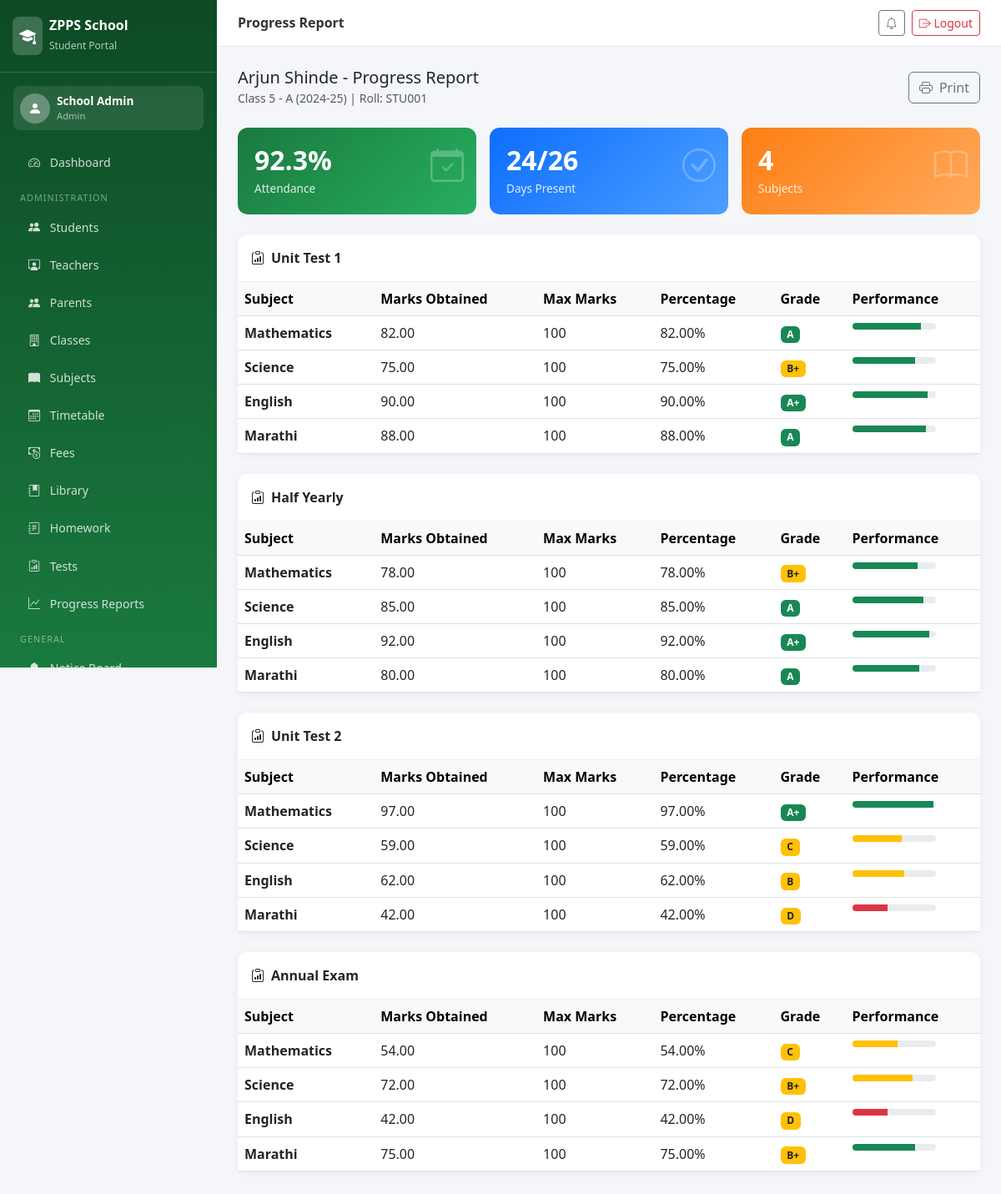
Screenshot of /report/student/1/ (signed in) with the database file from the repository.
### portal/models.py (models this page shows, shortened)
class Student(models.Model):
    GENDER_CHOICES = [('M', 'Male'), ('F', 'Female'), ('O', 'Other')]
    user = models.OneToOneField(User, on_delete=models.CASCADE)
    roll_number = models.CharField(max_length=20, unique=True)
    student_class = models.ForeignKey(Class, on_delete=models.SET_NULL, null=True)
    date_of_birth = models.DateField()
    gender = models.CharField(max_length=1, choices=GENDER_CHOICES)
    phone = models.CharField(max_length=15, blank=True)
    address = models.TextField(blank=True)
    parent_name = models.CharField(max_length=100)
    parent_phone = models.CharField(max_length=15)
    admission_date = models.DateField(auto_now_add=True)
    photo = models.ImageField(upload_to='student_photos/', blank=True, null=True)
    is_active = models.BooleanField(default=True)

class Class(models.Model):
    name = models.CharField(max_length=20)  # e.g. "Class 5"
    section = models.CharField(max_length=5, default='A')
    academic_year = models.CharField(max_length=10, default='2024-25')
    def __str__(self):
        return f"{self.name} - {self.section} ({self.academic_year})"
    class Meta:
        verbose_name_plural = "Classes"

class ExamType(models.Model):
    name = models.CharField(max_length=50)  # e.g. "Term 1", "Half Yearly"
    academic_year = models.CharField(max_length=10)

class Subject(models.Model):
    name = models.CharField(max_length=100)
    code = models.CharField(max_length=10)
    student_class = models.ForeignKey(Class, on_delete=models.CASCADE)
    teacher = models.ForeignKey(Teacher, on_delete=models.SET_NULL, null=True, blank=True, related_name='subjects')
    max_marks = models.IntegerField(default=100)

class Mark(models.Model):
    student = models.ForeignKey(Student, on_delete=models.CASCADE)
    subject = models.ForeignKey(Subject, on_delete=models.CASCADE)
    exam_type = models.ForeignKey(ExamType, on_delete=models.CASCADE)
    marks_obtained = models.DecimalField(max_digits=5, decimal_places=2)
    max_marks = models.IntegerField(default=100)
    entered_by = models.ForeignKey(Teacher, on_delete=models.SET_NULL, null=True, related_name='entered_marks')
    entered_on = models.DateTimeField(auto_now_add=True)
    class Meta:
        unique_together = ('student', 'subject', 'exam_type')
    def percentage(self):
        return round((self.marks_obtained / self.max_marks) * 100, 2)
    def grade(self):
        p = self.percentage()
        if p >= 90: return 'A+'
        elif p >= 80: return 'A'
        elif p >= 70: return 'B+'
        elif p >= 60: return 'B'
        elif p >= 50: return 'C'
        elif p >= 35: return 'D'
        return 'F'

### portal/views.py (the view)
# urls.py: path('report/student/<int:student_id>/', views.progress_report, name='student_progress'),
@login_required
def progress_report(request, student_id=None):
    role = get_user_role(request.user)
    if role == 'student':
        student = request.user.student
    elif role == 'parent':
        student = request.user.parent.student
    elif role in ['admin', 'teacher'] and student_id:
        student = get_object_or_404(Student, pk=student_id)
    else:
        return redirect('dashboard')
    exam_types = ExamType.objects.all()
    marks_data = {}
    subjects = Subject.objects.filter(student_class=student.student_class)
    for et in exam_types:
        marks_data[et.name] = {}
        for sub in subjects:
            try:
                m = Mark.objects.get(student=student, subject=sub, exam_type=et)
                marks_data[et.name][sub.name] = {
                    'marks': m.marks_obtained, 'max': m.max_marks,
                    'pct': m.percentage(), 'grade': m.grade()
                }
            except Mark.DoesNotExist:
                marks_data[et.name][sub.name] = None
    total_days = Attendance.objects.filter(student=student).count()
    present_days = Attendance.objects.filter(student=student, status='P').count()
    att_pct = round(present_days / total_days * 100, 1) if total_days > 0 else 0
    return render(request, 'portal/progress_report.html', {
        'student': student, 'exam_types': exam_types,
        'subjects': subjects, 'marks_data': marks_data,
        'total_days': total_days, 'present_days': present_days,
        'att_pct': att_pct, 'role': role
    })

### portal/views.py (called while the page is built, shortened)
def get_user_role(user):
    if user.is_superuser or hasattr(user, 'groups') and user.groups.filter(name='Admin').exists():
        if user.is_superuser:
            return 'admin'

### templates/portal/progress_report.html (shortened to what this page needs)
{% extends 'portal/base.html' %}
{% block page_title %}Progress Report{% endblock %}
{% block content %}
<div class="d-flex justify-content-between align-items-center mb-4">
    <div>
        <h5 class="mb-0">{{ student.user.get_full_name }} - Progress Report</h5>
        <small class="text-muted">{{ student.student_class }} | Roll: {{ student.roll_number }}</small>
    </div>
    <button onclick="window.print()" class="btn btn-outline-secondary"><i class="bi bi-printer me-2"></i>Print</button>
</div>
<div class="row g-3 mb-4">
    <div class="col-sm-4">
        <div class="stat-card" style="background:linear-gradient(135deg,#1a7a3e,#27ae60)">
            <i class="bi bi-calendar-check stat-icon"></i>
            <h3>{{ att_pct }}%</h3><p>Attendance</p>
        </div>
    </div>
    <div class="col-sm-4">
        <div class="stat-card" style="background:linear-gradient(135deg,#0d6efd,#4d9fff)">
            <i class="bi bi-check-circle stat-icon"></i>
            <h3>{{ present_days }}/{{ total_days }}</h3><p>Days Present</p>
        </div>
    </div>
    <div class="col-sm-4">
        <div class="stat-card" style="background:linear-gradient(135deg,#fd7e14,#ffaa5c)">
            <i class="bi bi-book stat-icon"></i>
            <h3>{{ subjects.count }}</h3><p>Subjects</p>
        </div>
    </div>
</div>
{% for exam_name, subject_marks in marks_data.items %}
<div class="card mb-4">
    <div class="card-header py-3"><i class="bi bi-clipboard-data me-2"></i>{{ exam_name }}</div>
    <div class="card-body p-0">
        <div class="table-responsive">
            <table class="table table-hover mb-0">
                <thead class="table-light">
                    <tr><th>Subject</th><th>Marks Obtained</th><th>Max Marks</th><th>Percentage</th><th>Grade</th><th>Performance</th></tr>
                </thead>
                <tbody>
                    {% for sub_name, data in subject_marks.items %}
                    <tr>
                        <td><strong>{{ sub_name }}</strong></td>
                        {% if data %}
                        <td>{{ data.marks }}</td>
                        <td>{{ data.max }}</td>
                        <td>{{ data.pct }}%</td>
                        <td>
                            <span class="badge bg-{% if data.grade == 'A+' or data.grade == 'A' %}success{% elif data.grade == 'F' %}danger{% else %}warning text-dark{% endif %}">{{ data.grade }}</span>
                        </td>
                        <td>
                            <div class="progress" style="height:8px;width:100px;">
                                <div class="progress-bar bg-{% if data.pct >= 75 %}success{% elif data.pct >= 50 %}warning{% else %}danger{% endif %}" style="width:{{ data.pct }}%"></div>
                            </div>
                        </td>
                        {% else %}
                        <td colspan="5" class="text-muted small">Not yet entered</td>
                        {% endif %}
                    </tr>
                    {% endfor %}
                </tbody>
            </table>
        </div>
    </div>
</div>
{% empty %}
<div class="alert alert-info">No exam data available yet.</div>
{% endfor %}
{% endblock %}

### templates/portal/base.html (shortened to what this page needs)
<!DOCTYPE html>
<html lang="en">
<head>
    <link href="https://cdn.jsdelivr.net/npm/bootstrap@5.3.0/dist/css/bootstrap.min.css" rel="stylesheet">
    <link href="https://cdn.jsdelivr.net/npm/bootstrap-icons@1.11.0/font/bootstrap-icons.css" rel="stylesheet">
</head>
<body>
<nav class="sidebar" id="sidebar">
    <div class="sidebar-brand">
        <div class="d-flex align-items-center gap-2">
            <div style="background:rgba(255,255,255,0.2);border-radius:8px;padding:8px;">
                <i class="bi bi-mortarboard-fill text-white fs-5"></i>
            </div>
            <div><h5>ZPPS School</h5><small>Student Portal</small></div>
        </div>
    </div>
    {% if user.is_authenticated %}
    <div class="p-3">
        <div class="d-flex align-items-center gap-2 p-2" style="background:rgba(255,255,255,0.1);border-radius:8px;">
            <div style="background:rgba(255,255,255,0.3);border-radius:50%;width:36px;height:36px;display:flex;align-items:center;justify-content:center;">
                <i class="bi bi-person-fill text-white"></i>
            </div>
            <div>
                <div style="color:#fff;font-size:0.85rem;font-weight:600;">{{ user.get_full_name|default:user.username }}</div>
                <div style="color:rgba(255,255,255,0.6);font-size:0.7rem;">
                    {% if user.is_superuser %}Admin{% else %}{% if user.teacher %}Teacher{% else %}{% if user.student %}Student{% else %}{% if user.parent %}Parent{% endif %}{% endif %}{% endif %}{% endif %}
                </div>
            </div>
        </div>
    </div>
    <ul class="nav flex-column px-1 pb-4">
        <li><a class="nav-link" href="{% url 'dashboard' %}"><i class="bi bi-speedometer2"></i> Dashboard</a></li>
        {% if user.is_superuser %}
        <li><div class="nav-section">Administration</div></li>
        <li><a class="nav-link" href="{% url 'manage_students' %}"><i class="bi bi-people-fill"></i> Students</a></li>
        <li><a class="nav-link" href="{% url 'manage_teachers' %}"><i class="bi bi-person-workspace"></i> Teachers</a></li>
        <li><a class="nav-link" href="{% url 'manage_parents' %}"><i class="bi bi-people-fill"></i> Parents</a></li>
        <li><a class="nav-link" href="{% url 'manage_classes' %}"><i class="bi bi-building"></i> Classes</a></li>
        <li><a class="nav-link" href="{% url 'manage_subjects' %}"><i class="bi bi-book-fill"></i> Subjects</a></li>
        <li><a class="nav-link" href="{% url 'view_timetable' %}"><i class="bi bi-calendar3"></i> Timetable</a></li>
        <li><a class="nav-link" href="{% url 'manage_fees' %}"><i class="bi bi-cash-coin"></i> Fees</a></li>
        <li><a class="nav-link" href="{% url 'library' %}"><i class="bi bi-journal-bookmark-fill"></i> Library</a></li>
        <li><a class="nav-link" href="{% url 'homework' %}"><i class="bi bi-journal-text"></i> Homework</a></li>
        <li><a class="nav-link" href="{% url 'class_tests' %}"><i class="bi bi-clipboard-data"></i> Tests</a></li>
        <li><a class="nav-link" href="{% url 'all_progress' %}"><i class="bi bi-graph-up"></i> Progress Reports</a></li>
        {% endif %}
        <li><div class="nav-section">General</div></li>
        <li><a class="nav-link" href="{% url 'notice_board' %}"><i class="bi bi-bell-fill"></i> Notice Board</a></li>
    </ul>
    {% endif %}
</nav>
<div class="main-content">
    <div class="topbar">
        <div class="d-flex align-items-center gap-3">
            <h6>{% block page_title %}ZPPS Portal{% endblock %}</h6>
        </div>
        <div class="d-flex align-items-center gap-2">
            <a href="{% url 'notice_board' %}" class="btn btn-sm btn-outline-secondary"><i class="bi bi-bell"></i></a>
            <a href="{% url 'logout' %}" class="btn btn-sm btn-outline-danger"><i class="bi bi-box-arrow-right"></i> Logout</a>
        </div>
    </div>
    <div class="page-body">
        {% block content %}{% endblock %}
    </div>
</div>
</body>
</html>

### templates/portal/base.html (style rules this page uses)
:root { --zpps-green: #1a7a3e; --zpps-light: #e8f5ee; --zpps-dark: #0d4a25; --sidebar-width: 260px; }
body { background: #f4f6f9; font-family: 'Segoe UI', sans-serif; }
.sidebar { width: var(--sidebar-width); height: 100vh; background: linear-gradient(180deg, var(--zpps-dark) 0%, var(--zpps-green) 100%); position: fixed; top: 0; left: 0; z-index: 1000; overflow-y: auto; overflow-x: hidden; }
.sidebar-brand { padding: 20px 15px; border-bottom: 1px solid rgba(255,255,255,0.15); }
.sidebar-brand h5 { color: #fff; font-weight: 700; margin: 0; font-size: 1rem; }
.sidebar-brand small { color: rgba(255,255,255,0.7); font-size: 0.75rem; }
.sidebar .nav-link { color: rgba(255,255,255,0.8); padding: 10px 20px; border-radius: 8px; margin: 2px 10px; transition: all 0.2s; font-size: 0.88rem; }
.sidebar .nav-link i { width: 20px; margin-right: 8px; }
.nav-section { color: rgba(255,255,255,0.45); font-size: 0.68rem; text-transform: uppercase; padding: 12px 20px 4px; letter-spacing: 1px; }
.main-content { margin-left: var(--sidebar-width); }
.topbar { background: #fff; padding: 12px 25px; border-bottom: 1px solid #e2e8f0; display: flex; align-items: center; justify-content: space-between; position: sticky; top: 0; z-index: 100; }
.topbar h6 { margin: 0; font-weight: 600; color: #333; }
.page-body { padding: 25px; }
.card { border: none; border-radius: 12px; box-shadow: 0 2px 10px rgba(0,0,0,0.06); }
.card-header { background: #fff; border-bottom: 1px solid #f0f0f0; font-weight: 600; border-radius: 12px 12px 0 0 !important; }
.stat-card { border-radius: 12px; padding: 20px; color: #fff; position: relative; overflow: hidden; }
.stat-card .stat-icon { font-size: 2.5rem; opacity: 0.25; position: absolute; right: 15px; top: 15px; }
.stat-card h3 { font-size: 2rem; font-weight: 700; margin: 0; }
.stat-card p { margin: 5px 0 0; opacity: 0.85; font-size: 0.85rem; }

### rows the page displays
Student: user.get_full_name "Arjun Shinde", student_class "Class 5 - A (2024-25)", roll_number "STU001"
ExamType: marks_data "Unit Test 1"
Subject: subject_marks "Mathematics" "Mathematics" "Mathematics" "Mathematics"
Mark: marks "82.00"
Subject: subject_marks "Science" "Science" "Science" "Science"
Mark: marks "75.00"
Subject: subject_marks "English" "English" "English" "English"
Mark: marks "90.00"
Subject: subject_marks "Marathi" "Marathi" "Marathi" "Marathi"
Mark: marks "88.00"
ExamType: marks_data "Half Yearly"
Mark: marks "78.00"
Mark: marks "85.00"
Mark: marks "92.00"
Mark: marks "80.00"
ExamType: marks_data "Unit Test 2"
Mark: marks "97.00"
Mark: marks "59.00"
Mark: marks "62.00"
Mark: marks "42.00"
ExamType: marks_data "Annual Exam"
Mark: marks "54.00"
Mark: marks "72.00"
Mark: marks "42.00"
Mark: marks "75.00"

### other values shown
{{ user.get_full_name|default:user.username }} "School Admin"
{{ att_pct }} "92.3"
{{ present_days }} "24"
{{ total_days }} "26"
{{ subjects.count }} "4"
{{ data.max }} "100" "100" "100" "100" "100" "100" "100" "100" "100" "100" "100" "100" "100" "100" "100" "100"
{{ data.pct }} "82.00" "75.00" "90.00" "88.00" "78.00" "85.00" "92.00" "80.00" "97.00" "59.00" "62.00" "42.00" "54.00" "72.00" "42.00" "75.00"
{{ data.grade }} "A" "B+" "A+" "A" "B+" "A" "A+" "A" "A+" "C" "B" "D" "C" "B+" "D" "B+"
